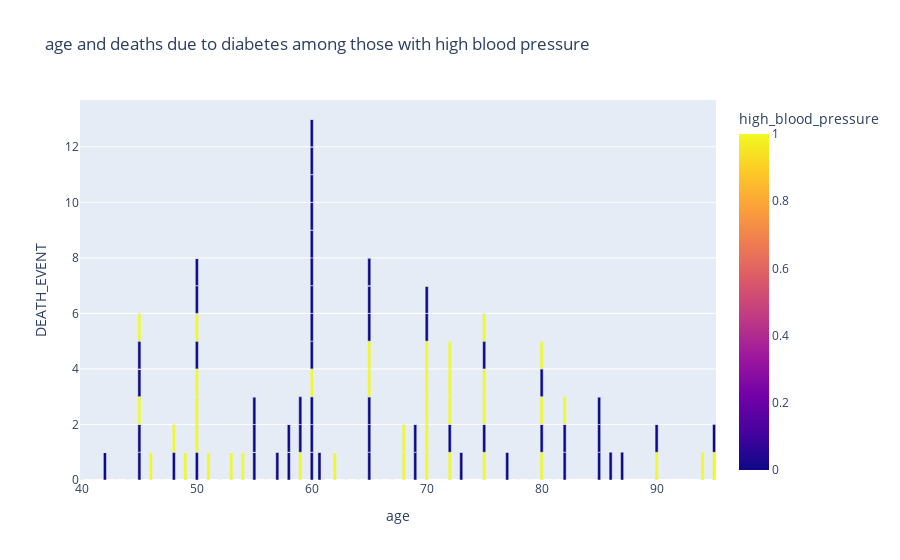

Notebook code for this chart:
### Code cell
###PLOT###
fig = px.bar(df, x="age", y="DEATH_EVENT", color="high_blood_pressure", title="age and deaths due to diabetes among those with high blood pressure")
fig.show()

### Figure 1 — Plotly figure (JSON) as saved in the notebook; plotly's stock layout.template omitted (floating-point values rounded to 4 significant figures; data arrays with more than 128 entries replaced by an {"elided": "..."} marker saying what was removed)
{"data": [{"alignmentgroup": "True", "hovertemplate": "age=%{x}<br>DEATH_EVENT=%{y}<br>high_blood_pressure=%{marker.color}<extra></extra>", "legendgroup": "", "marker": {"color": {"elided": "299 int values"}, "coloraxis": "coloraxis", "pattern": {"shape": ""}}, "name": "", "offsetgroup": "", "orientation": "v", "showlegend": false, "textposition": "auto", "type": "bar", "x": {"elided": "299 float values"}, "xaxis": "x", "y": {"elided": "299 int values"}, "yaxis": "y"}], "layout": {"autosize": true, "barmode": "relative", "coloraxis": {"colorbar": {"title": {"text": "high_blood_pressure"}}, "colorscale": [[0, "#0d0887"], [0.1111, "#46039f"], [0.2222, "#7201a8"], [0.3333, "#9c179e"], [0.4444, "#bd3786"], [0.5556, "#d8576b"], [0.6667, "#ed7953"], [0.7778, "#fb9f3a"], [0.8889, "#fdca26"], [1, "#f0f921"]]}, "legend": {"tracegroupgap": 0}, "title": {"text": "age and deaths due to diabetes among those with high blood pressure"}, "xaxis": {"anchor": "y", "autorange": true, "domain": [0, 1], "range": [39.83, 95.17], "title": {"text": "age"}, "type": "linear"}, "yaxis": {"anchor": "x", "autorange": true, "domain": [0, 1], "range": [0, 13.68], "title": {"text": "DEATH_EVENT"}, "type": "linear"}}}
